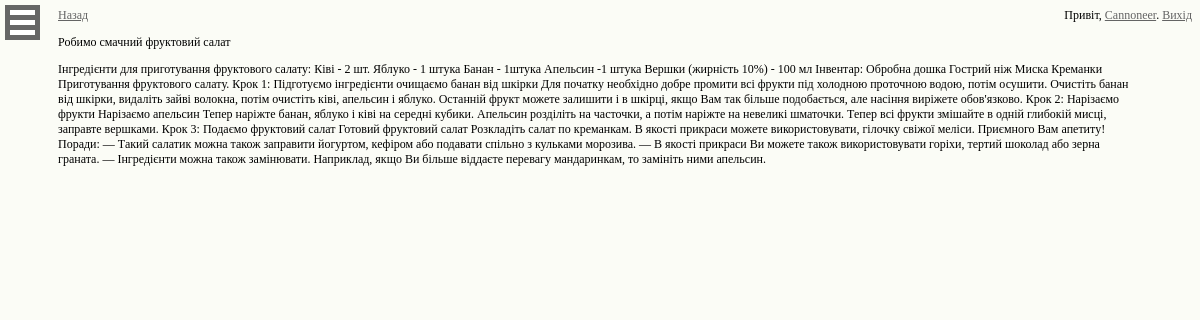
Screenshot of /courses.php?lesson_id=1 (signed in) with the database file from the repository.
### tables this page shows
CREATE TABLE IF NOT EXISTS `lessons` (
  `id` int(6) NOT NULL,
  `author_id` int(4) NOT NULL,
  `mcourse_id` int(4) NOT NULL,
  `title` varchar(35) NOT NULL,
  `content` text NOT NULL,
  `cdate` datetime NOT NULL
);

### courses.php (called while the page is built, shortened)
<?php
include_once("system/site_data.php");
if(isset($_GET["lesson_id"])) {
    $lesson_id = intval($_GET["lesson_id"]);
}
switch($action) {
    default:
        if(isset($lesson_id)) {
            $lesson_data = mysql_query("SELECT id,author_id,mcourse_id,title,content,cdate FROM lessons WHERE id='$lesson_id'");
            $lesson_data_array = mysql_fetch_array($lesson_data);
        }
    break;
}
include_once("template/main.php");
?>

### system/site_data.php (called while the page is built, shortened)
<?php
$site_address = "http://your-course";
?>

### template/sep_lesson.php (the view, shortened to what this page needs)
<?php
if(!$lesson_data_array) {
    echo("За цим посиланням не знайдено уроку.");
}
else {
    printf("
        <a href='%s/courses.php?course_id=%s'>Назад</a>
        <p>%s</p>
        %s", $site_address, $lesson_data_array["mcourse_id"], $lesson_data_array["title"], $lesson_data_array["content"]);
}
?>

### template/css/main-style.css (style rules this page uses)
body { font-family: Verdana; font-size: 12px; background: #FBFCF6; }
a { color: #646464; }

### rows the page displays
lessons: title "Робимо смачний фруктовий салат", content "Інгредієнти для приготування фруктового салату: Ківі - 2 шт. Яблуко - 1 штука Банан - 1штука Апельсин -1 штука Вершки (жирність 10%) - 100 мл Інвентар: Обробна дошка Гострий ніж Миска Креманки Приготування фруктового салату. Крок 1: Підготуємо інгредієнти очищаємо банан від шкірки Для початку необхідно добре промити всі фрукти під холодною проточною водою, потім осушити. Очистіть банан від шкірки, видаліть зайві волокна, потім очистіть ківі, апельсин і яблуко. Останній фрукт можете залишити і в шкірці, якщо Вам так більше подобається, але насіння виріжете обов'язково. Крок 2: Нарізаємо фрукти Нарізаємо апельсин Тепер наріжте банан, яблуко і ківі на середні кубики. Апельсин розділіть на…"

### other values shown
$_SESSION["user_nickname"] "Cannoneer"
